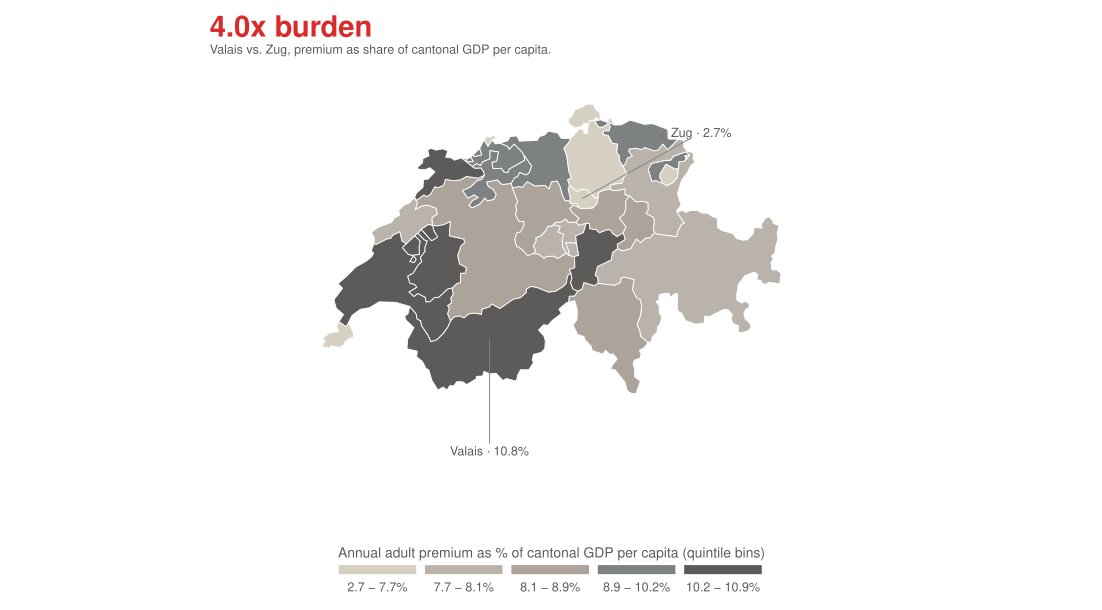

Write the R code that produced this figure.
# Task 11 v9 — Cantonal KVG affordability with quintile binning, 2026.
#
# v9 vs v8:
#   * Continuous fill → discrete 5-bin quintile classification. v8's
#     continuous lightness ramp washed out the story because most cantons
#     cluster in the 7–11% band; visually 23 of 26 cantons looked similar.
#     v9 puts each canton in one of five quantile bins (~5 cantons per
#     bin) and assigns each bin a distinct PG palette stop. The
#     geographic pattern (light cluster around Zug/Basel, dark belt in
#     alpine and rural west) becomes immediately readable.
#   * Legend redrawn as a discrete swatch with bin breaks in the
#     0.0–0.5–1.0 percentile direction so the reader sees both the
#     ranges and the rank order.
#
# Story unchanged from v8: same federal mandate, ~4× spread in premium
# burden once normalised by income. Story now reads geographically: a
# light "Zug + Basel-Stadt" pocket, a darkening ring, an alpine and
# rural-west belt of heaviest burden.

setwd("/Users/alexanderweber/Documents/hsg/6_semester/data_visualization_with_ai")

suppressPackageStartupMessages({
  library(dplyr)
  library(readr)
  library(readxl)
  library(ggplot2)
  library(sf)
})

source("design_system.R")
chart_family <- ""

# ---- 1. Premiums (same filter as v7/v8) --------------------------------
prem_raw <- read_csv("data/task_11/Praemien_CH.csv",
                     locale = locale(encoding = "UTF-8"),
                     show_col_types = FALSE)

real_cantons <- c("AG","AI","AR","BE","BL","BS","FR","GE","GL","GR","JU",
                  "LU","NE","NW","OW","SG","SH","SO","SZ","TG","TI",
                  "UR","VD","VS","ZG","ZH")

ref <- prem_raw |>
  filter(
    Geschäftsjahr     == 2026,
    Altersklasse      == "AKL-ERW",
    Unfalleinschluss  == "MIT-UNF",
    Tariftyp          == "TAR-BASE",
    Franchise         == "FRA-300",
    Kanton %in% real_cantons
  )

prem_per_canton <- ref |>
  group_by(Kanton) |>
  summarise(mean_premium = mean(Prämie), .groups = "drop")

# ---- 2. GDP per capita (BFS, 2022) -------------------------------------
gdp_xlsx <- "data/task_11/je-d-04.02.06.03_bip_kantone.xlsx"
gdp_raw <- read_excel(gdp_xlsx, sheet = 1, col_names = FALSE, skip = 4)

schweiz_row <- which(gdp_raw[[1]] == "Schweiz")[1]
gdp_block <- gdp_raw[seq_len(schweiz_row), ]

gdp <- gdp_block |>
  select(canton_de = `...1`, gdp_per_capita = `...16`) |>
  filter(!is.na(gdp_per_capita), canton_de != "Schweiz") |>
  mutate(gdp_per_capita = as.numeric(gdp_per_capita))

gdp_lookup <- tribble(
  ~canton_de,            ~Kanton,
  "Zürich",               "ZH",
  "Bern",                 "BE",
  "Luzern",               "LU",
  "Uri",                  "UR",
  "Schwyz",               "SZ",
  "Obwalden",             "OW",
  "Nidwalden",            "NW",
  "Glarus",               "GL",
  "Zug",                  "ZG",
  "Freiburg",             "FR",
  "Solothurn",            "SO",
  "Basel-Stadt",          "BS",
  "Basel-Landschaft",     "BL",
  "Schaffhausen",         "SH",
  "Appenzell A. Rh.",     "AR",
  "Appenzell I. Rh.",     "AI",
  "St. Gallen",           "SG",
  "Graubünden",           "GR",
  "Aargau",               "AG",
  "Thurgau",              "TG",
  "Tessin",               "TI",
  "Waadt",                "VD",
  "Wallis",               "VS",
  "Neuenburg",            "NE",
  "Genf",                 "GE",
  "Jura",                 "JU"
)

gdp <- gdp |> inner_join(gdp_lookup, by = "canton_de")
stopifnot(nrow(gdp) == 26)

# ---- 3. Affordability ratio + quintile bins ----------------------------
afford <- prem_per_canton |>
  inner_join(gdp |> select(Kanton, gdp_per_capita), by = "Kanton") |>
  mutate(annual_premium = mean_premium * 12,
         burden_pct     = 100 * annual_premium / gdp_per_capita)

# 5 quantile bins. cut() with quantile breaks; include lowest.
bin_breaks <- quantile(afford$burden_pct,
                       probs = seq(0, 1, length.out = 6),
                       na.rm = TRUE)
# Round labels for the legend.
bin_labels <- sprintf("%.1f – %.1f%%",
                      head(bin_breaks, -1), tail(bin_breaks, -1))

afford <- afford |>
  mutate(bin = cut(burden_pct, breaks = bin_breaks,
                   labels = bin_labels, include.lowest = TRUE,
                   ordered_result = TRUE))

cat("Quintile bins (boundary values):\n")
print(round(bin_breaks, 2))
cat("\nCanton assignments:\n")
print(afford |> select(Kanton, burden_pct, bin) |>
        arrange(burden_pct), n = 26)

ratio <- max(afford$burden_pct) / min(afford$burden_pct)

# ---- 4. Geometry -------------------------------------------------------
canton_lookup <- tribble(
  ~NAME,                       ~Kanton, ~label,
  "Zürich", "ZH", "Zürich",        "Bern", "BE", "Bern",
  "Luzern", "LU", "Luzern",        "Uri", "UR", "Uri",
  "Schwyz", "SZ", "Schwyz",        "Obwalden", "OW", "Obwalden",
  "Nidwalden", "NW", "Nidwalden",  "Glarus", "GL", "Glarus",
  "Zug", "ZG", "Zug",              "Fribourg", "FR", "Fribourg",
  "Solothurn", "SO", "Solothurn",  "Basel-Stadt", "BS", "Basel-Stadt",
  "Basel-Landschaft", "BL", "Basel-Land",
  "Schaffhausen", "SH", "Schaffhausen",
  "Appenzell Ausserrhoden", "AR", "Appenzell A.",
  "Appenzell Innerrhoden", "AI", "Appenzell I.",
  "St. Gallen", "SG", "St. Gallen",
  "Graubünden", "GR", "Graubünden",
  "Aargau", "AG", "Aargau",        "Thurgau", "TG", "Thurgau",
  "Ticino", "TI", "Ticino",        "Vaud", "VD", "Vaud",
  "Valais", "VS", "Valais",        "Neuchâtel", "NE", "Neuchâtel",
  "Genève", "GE", "Genève",        "Jura", "JU", "Jura"
)

ch_raw <- read_sf("data/task_11/ch-cantons.geojson")

ch <- ch_raw |>
  group_by(NAME) |>
  summarise(.groups = "drop") |>
  st_transform(2056) |>
  left_join(canton_lookup, by = "NAME") |>
  left_join(afford,        by = "Kanton")

stopifnot(nrow(ch) == 26, !any(is.na(ch$bin)))

# ---- 5. Annotation anchors --------------------------------------------
ann_iso <- c("ZG", "VS")

ann_centroids <- ch |>
  filter(Kanton %in% ann_iso) |>
  mutate(centroid = st_centroid(geometry))

cc <- st_coordinates(ann_centroids$centroid)
ann <- ann_centroids |>
  st_drop_geometry() |>
  mutate(x = cc[, 1], y = cc[, 2]) |>
  select(Kanton, label, burden_pct, x, y)

nudges <- tribble(
  ~Kanton, ~nudge_x, ~nudge_y,
  "VS",    0,        -85e3,
  "ZG",    90e3,      50e3
)

ann <- ann |>
  inner_join(nudges, by = "Kanton") |>
  mutate(text = sprintf("%s · %.1f%%", label, burden_pct))

# ---- 6. Plot ----------------------------------------------------------
# Discrete 5-bin palette. Drop light_quartz (too close to white) and
# medium_stone (too close to dark_stone) — keep 5 distinct stops.
bin_pal <- c(
  pg_palette$quartz,        # bin 1 (lowest burden)
  pg_palette$medium_quartz, # bin 2
  pg_palette$dark_quartz,   # bin 3
  pg_palette$dark_stone,    # bin 4
  pg_palette$alloy          # bin 5 (highest burden)
)

ch_bbox <- st_bbox(ch)
xlim <- c(ch_bbox$xmin - 90e3, ch_bbox$xmax + 90e3)
ylim <- c(ch_bbox$ymin - 100e3, ch_bbox$ymax + 75e3)

p <- ggplot(ch) +
  geom_sf(aes(fill = bin),
          color = "white", linewidth = 0.30) +
  scale_fill_manual(
    values = bin_pal,
    name   = "Annual adult premium as % of cantonal GDP per capita (quintile bins)",
    drop   = FALSE,
    guide  = guide_legend(
      title.position = "top", title.hjust = 0,
      keyheight = unit(2.6, "mm"),
      keywidth  = unit(20, "mm"),
      nrow = 1,
      label.position = "bottom",
      override.aes = list(color = NA)
    )
  ) +
  geom_segment(data = ann,
               aes(x = x, y = y,
                   xend = x + nudge_x, yend = y + nudge_y),
               color = pg_palette$dark_stone, linewidth = 0.30,
               inherit.aes = FALSE) +
  geom_label(data = ann,
             aes(x = x + nudge_x, y = y + nudge_y, label = text),
             family = chart_family, size = 3.0,
             color = pg_palette$alloy,
             fill = "white", label.size = 0,
             label.padding = unit(c(1, 2.5, 1, 2.5), "pt"),
             inherit.aes = FALSE) +
  annotate("text",
           x = xlim[1] + 5e3, y = ylim[2] - 8e3,
           label = sprintf("%.1fx burden", ratio),
           hjust = 0, vjust = 1,
           family = chart_family, size = 7.5,
           color = pg_palette$heritage_red,
           fontface = "bold") +
  annotate("text",
           x = xlim[1] + 5e3, y = ylim[2] - 30e3,
           label = "Valais vs. Zug, premium as share of cantonal GDP per capita.",
           hjust = 0, vjust = 1,
           family = chart_family, size = 3.2,
           color = pg_palette$alloy) +
  coord_sf(crs = 2056, datum = NA, expand = FALSE,
           xlim = xlim, ylim = ylim, clip = "off") +
  labs(x = NULL, y = NULL) +
  theme_pg(base_size = 11, base_family = chart_family) +
  theme(
    panel.grid       = element_blank(),
    axis.text        = element_blank(),
    axis.line.x      = element_blank(),
    axis.title       = element_blank(),
    legend.position  = "bottom",
    legend.direction = "horizontal",
    legend.title     = element_text(size = 10, color = pg_palette$alloy,
                                    margin = margin(b = 4)),
    legend.text      = element_text(size = 9,  color = pg_palette$alloy),
    legend.background = element_rect(fill = "white", color = NA),
    legend.box.margin = margin(t = -2, b = 2),
    plot.margin       = margin(t = 4, r = 6, b = 4, l = 6)
  )

out_pdf <- "iterations/task_11/v9/kvg_affordability_v9.pdf"
ggsave(out_pdf, p, width = 28, height = 15.5, units = "cm", device = "pdf")
cat("Saved:", out_pdf, "\n")
